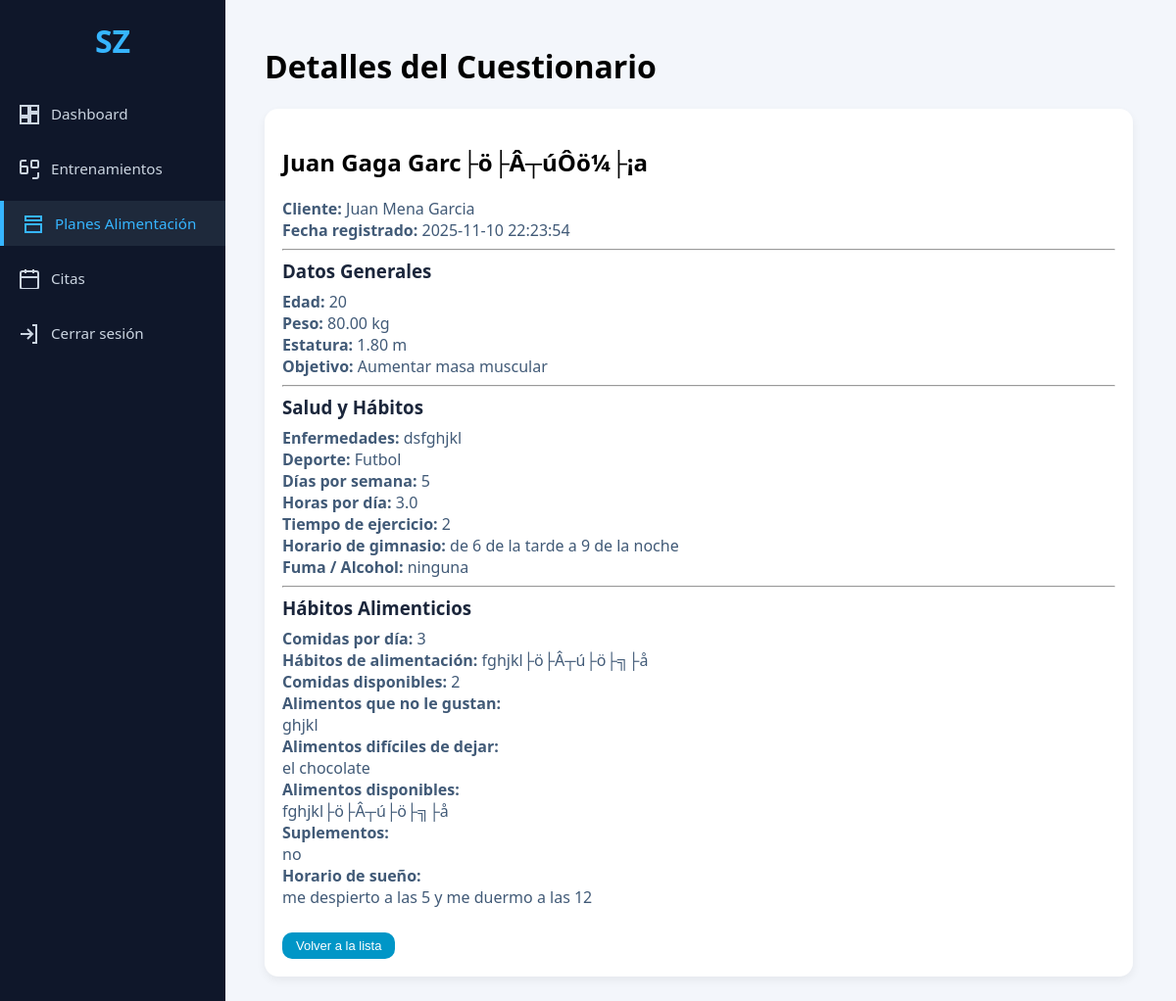
The app's page /index.php?controller=PlanAlimentacion&action=ver&id=2 (signed in) with its own data.
### tables this page shows
CREATE TABLE `cuestionario_alimentacion` (
  `idCuestionario` int(11) NOT NULL AUTO_INCREMENT,
  `idUsuario` int(11) NOT NULL,
  `idCoach` int(11) DEFAULT NULL,
  `nombreCompleto` varchar(150) DEFAULT NULL,
  `edad` int(11) DEFAULT NULL,
  `peso` decimal(5,2) DEFAULT NULL,
  `estatura` decimal(4,2) DEFAULT NULL,
  `objetivo` varchar(100) DEFAULT NULL,
  `enfermedades` text DEFAULT NULL,
  `deporte` varchar(100) DEFAULT NULL,
  `diasSemana` int(11) DEFAULT NULL,
  `horasDia` decimal(3,1) DEFAULT NULL,
  `tiempoEjercicio` varchar(100) DEFAULT NULL,
  `horarioGym` varchar(100) DEFAULT NULL,
  `fumaAlcohol` varchar(100) DEFAULT NULL,
  `comidasDia` int(11) DEFAULT NULL,
  `alimentacionHabitos` text DEFAULT NULL,
  `comidasDisponibles` int(11) DEFAULT NULL,
  `alimentosNoGustan` text DEFAULT NULL,
  `alimentosDificilesDejar` text DEFAULT NULL,
  `alimentosDisponibles` text DEFAULT NULL,
  `suplementos` text DEFAULT NULL,
  `horarioSueno` varchar(100) DEFAULT NULL,
  `fechaRegistro` timestamp NOT NULL DEFAULT current_timestamp(),
  PRIMARY KEY (`idCuestionario`),
  KEY `idUsuario` (`idUsuario`),
  KEY `cuestionario_alimentacion_fk_coach` (`idCoach`),
  CONSTRAINT `cuestionario_alimentacion_fk_coach` FOREIGN KEY (`idCoach`) REFERENCES `coach` (`idCoach`) ON DELETE SET NULL ON UPDATE CASCADE,
  CONSTRAINT `cuestionario_alimentacion_ibfk_1` FOREIGN KEY (`idUsuario`) REFERENCES `usuarios` (`idUsuario`)
);

CREATE TABLE `usuarios` (
  `idUsuario` int(11) NOT NULL AUTO_INCREMENT,
  `nombre` varchar(256) NOT NULL,
  `apePa` varchar(256) DEFAULT NULL,
  `apeMa` varchar(256) DEFAULT NULL,
  `genero` varchar(50) DEFAULT NULL,
  `telefono` varchar(50) DEFAULT NULL,
  `correo` varchar(256) NOT NULL,
  `contrasena` varchar(256) NOT NULL,
  `fechaRegi` date DEFAULT curdate(),
  `rol` enum('admin','entrenador','cliente') DEFAULT 'cliente',
  `idMembresia` int(11) DEFAULT NULL,
  `idAdministrador` int(11) DEFAULT NULL,
  `idCoach` int(11) DEFAULT NULL,
  PRIMARY KEY (`idUsuario`),
  UNIQUE KEY `correo` (`correo`),
  KEY `idAdministrador` (`idAdministrador`),
  KEY `fk_usuario_entrenador` (`idCoach`),
  CONSTRAINT `fk_usuario_entrenador` FOREIGN KEY (`idCoach`) REFERENCES `coach` (`idCoach`) ON DELETE SET NULL,
  CONSTRAINT `usuarios_ibfk_1` FOREIGN KEY (`idAdministrador`) REFERENCES `administrador` (`idAdministrador`) ON DELETE SET NULL
);

### app/controllers/PlanAlimentacionController.php (called while the page is built, shortened)
<?php
require_once __DIR__ . '/../models/PlanAlimentacionModel.php';
class PlanAlimentacionController {
    private $model;
    public function __construct($db) {
        $this->model = new PlanAlimentacionModel($db);
    }
    public function ver() {
        $id = (int) $_GET['id'];
        $cuestionario = $this->model->obtenerCuestionarioPorId($id);
        require __DIR__ . '/../views/entrenador/plan-alimentacion-detalles.php';
    }
}

### app/models/PlanAlimentacionModel.php (called while the page is built, shortened)
<?php
class PlanAlimentacionModel {
    private $db;
    public function __construct($db) {
        $this->db = $db;
    }
    public function obtenerCuestionarioPorId($idCuestionario) {
        $sql = "SELECT ca.*, u.nombre AS nombreUsuario, u.apePa, u.apeMa
                FROM cuestionario_alimentacion ca
                INNER JOIN usuarios u ON u.idUsuario = ca.idUsuario
                WHERE ca.idCuestionario = ? LIMIT 1";
        $stmt = $this->db->prepare($sql);
        $stmt->bind_param("i", $idCuestionario);
        $stmt->execute();
        $result = $stmt->get_result();
        $cuestionario = $result->fetch_assoc();
        return $cuestionario;
    }
}

### app/views/entrenador/plan-alimentacion-detalles.php (the view, shortened to what this page needs)
<!DOCTYPE html>
<html lang="es">
<head>
    <link rel="stylesheet" href="public/css/trainer.css">
</head>
<body>
<aside class="sidebar-trainer">
    <div class="sidebar-logo">SZ</div>
    <nav class="sidebar-nav">
        <a href="index.php?controller=coach&action=index" class="sidebar-item">
            <svg fill="none" stroke="currentColor" stroke-width="2">
                <path d="M3 13h8V3H3v10zm0 8h8v-6H3v6zm10 0h8v-10h-8v10zm0-18v6h8V3h-8z"/>
            </svg>
            <span>Dashboard</span>
        </a>
        <a href="index.php?controller=entrenamientos&action=index" class="sidebar-item">
            <svg fill="none" stroke="currentColor" stroke-width="2">
                <path d="M21 15v4a2 2 0 0 1-2 2h-4"/>
                <path d="M3 9V5a2 2 0 0 1 2-2h4"/>
                <rect x="3" y="9" width="7" height="7" rx="1"/>
                <rect x="14" y="3" width="7" height="7" rx="1"/>
            </svg>
            <span>Entrenamientos</span>
        </a>
        <a href="index.php?controller=PlanAlimentacion&action=listar" class="sidebar-item active">
            <svg fill="none" stroke="currentColor" stroke-width="2">
                <path d="M4 4h16v4H4z"/>
                <path d="M4 12h16v8H4z"/>
            </svg>
            <span>Planes Alimentación</span>
        </a>
        <a href="index.php?controller=citas&action=lista" class="sidebar-item">
            <svg fill="none" stroke="currentColor" stroke-width="2">
                <rect x="3" y="4" width="18" height="18" rx="2"/>
                <path d="M16 2v4M8 2v4M3 10h18"/>
            </svg>
            <span>Citas</span>
        </a>
        <a href="index.php?controller=user&action=logout" class="sidebar-item">
            <svg fill="none" stroke="currentColor" stroke-width="2">
                <path d="M15 3h4v18h-4"/>
                <path d="M10 17l5-5-5-5"/>
                <path d="M15 12H3"/>
            </svg>
            <span>Cerrar sesión</span>
        </a>
    </nav>
</aside>
<main class="main-content">
    <h1>Detalles del Cuestionario</h1>
    <div class="training-card" style="max-width:850px; margin-top:20px;">
        <h2><?= htmlspecialchars($cuestionario['nombreCompleto']) ?></h2>
        <p><strong>Cliente:</strong>
            <?= htmlspecialchars($cuestionario['nombreUsuario'] . ' ' . $cuestionario['apePa'] . ' ' . $cuestionario['apeMa']) ?>
        </p>
        <p><strong>Fecha registrado:</strong> <?= htmlspecialchars($cuestionario['fechaRegistro']) ?></p>
        <hr>
        <h3>Datos Generales</h3>
        <p><strong>Edad:</strong> <?= $cuestionario['edad'] ?></p>
        <p><strong>Peso:</strong> <?= $cuestionario['peso'] ?> kg</p>
        <p><strong>Estatura:</strong> <?= $cuestionario['estatura'] ?> m</p>
        <p><strong>Objetivo:</strong> <?= htmlspecialchars($cuestionario['objetivo']) ?></p>
        <hr>
        <h3>Salud y Hábitos</h3>
        <p><strong>Enfermedades:</strong> <?= nl2br(htmlspecialchars($cuestionario['enfermedades'])) ?></p>
        <p><strong>Deporte:</strong> <?= htmlspecialchars($cuestionario['deporte']) ?></p>
        <p><strong>Días por semana:</strong> <?= $cuestionario['diasSemana'] ?></p>
        <p><strong>Horas por día:</strong> <?= $cuestionario['horasDia'] ?></p>
        <p><strong>Tiempo de ejercicio:</strong> <?= htmlspecialchars($cuestionario['tiempoEjercicio']) ?></p>
        <p><strong>Horario de gimnasio:</strong> <?= htmlspecialchars($cuestionario['horarioGym']) ?></p>
        <p><strong>Fuma / Alcohol:</strong> <?= htmlspecialchars($cuestionario['fumaAlcohol']) ?></p>
        <hr>
        <h3>Hábitos Alimenticios</h3>
        <p><strong>Comidas por día:</strong> <?= $cuestionario['comidasDia'] ?></p>
        <p><strong>Hábitos de alimentación:</strong> <?= nl2br(htmlspecialchars($cuestionario['alimentacionHabitos'])) ?></p>
        <p><strong>Comidas disponibles:</strong> <?= htmlspecialchars($cuestionario['comidasDisponibles']) ?></p>
        <p><strong>Alimentos que no le gustan:</strong><br>
            <?= nl2br(htmlspecialchars($cuestionario['alimentosNoGustan'])) ?>
        </p>
        <p><strong>Alimentos difíciles de dejar:</strong><br>
            <?= nl2br(htmlspecialchars($cuestionario['alimentosDificilesDejar'])) ?>
        </p>
        <p><strong>Alimentos disponibles:</strong><br>
            <?= nl2br(htmlspecialchars($cuestionario['alimentosDisponibles'])) ?>
        </p>
        <p><strong>Suplementos:</strong><br>
            <?= nl2br(htmlspecialchars($cuestionario['suplementos'])) ?>
        </p>
        <p><strong>Horario de sueño:</strong><br>
            <?= nl2br(htmlspecialchars($cuestionario['horarioSueno'])) ?>
        </p>
        <div style="margin-top:25px;">
            <a href="index.php?controller=PlanAlimentacion&action=listar">
                <button class="btn-small btn-edit">Volver a la lista</button>
            </a>
        </div>
    </div>
</main>
</body>
</html>

### public/css/trainer.css (style rules this page uses)
body { margin: 0; font-family: 'Segoe UI', Tahoma, sans-serif; background: #f3f6fb; display: flex; height: 100vh; }
.sidebar-trainer { width: 230px; background: #0f172a; height: 100vh; padding: 20px 0; position: fixed; top: 0; left: 0; }
.sidebar-logo { font-size: 2rem; color: #36b5ff; font-weight: bold; text-align: center; margin-bottom: 30px; }
.sidebar-nav { display: flex; flex-direction: column; gap: 10px; }
.sidebar-item { display: flex; align-items: center; gap: 12px; padding: 12px 18px; color: #cbd5e1; text-decoration: none; transition: 0.2s; }
.sidebar-item svg { width: 22px; height: 22px; }
.sidebar-item.active { background: #1e293b; border-left: 4px solid #36b5ff; color: #36b5ff; }
.sidebar-item span { font-size: 0.95rem; font-weight: 500; }
.main-content { margin-left: 230px; padding: 30px; }
.main-content { flex: 1; padding: 25px 40px; overflow-y: auto; }
.training-card { background: #ffffff; padding: 18px; border-radius: 14px; box-shadow: 0 4px 10px rgba(0,0,0,0.06); }
.training-card h3 { margin: 0 0 8px; color: #1b263b; }
.training-card p { margin: 0; color: #415a77; }
.btn-small { padding: 6px 14px; border-radius: 10px; border: none; cursor: pointer; font-size: 13px; }
.btn-edit { background: #0096c7; color: #fff; }

### records on screen
cuestionario_alimentacion: nombreCompleto "Juan Gaga Garc├ö├Â┬úÔö¼├¡a", idUsuario.apeMa "Juan Mena Garcia", fechaRegistro "2025-11-10 22:23:54", edad "20", peso "80.00", estatura "1.80", objetivo "Aumentar masa muscular", enfermedades "dsfghjkl", deporte "Futbol", diasSemana "5", horasDia "3.0", tiempoEjercicio "2", horarioGym "de 6 de la tarde a 9 de la noche", fumaAlcohol "ninguna", comidasDia "3", alimentacionHabitos "fghjkl├ö├Â┬ú├ö├╗├å", comidasDisponibles "2", alimentosNoGustan "ghjkl", alimentosDificilesDejar "el chocolate", alimentosDisponibles "fghjkl├ö├Â┬ú├ö├╗├å", suplementos "no", horarioSueno "me despierto a las 5 y me duermo a las 12"
